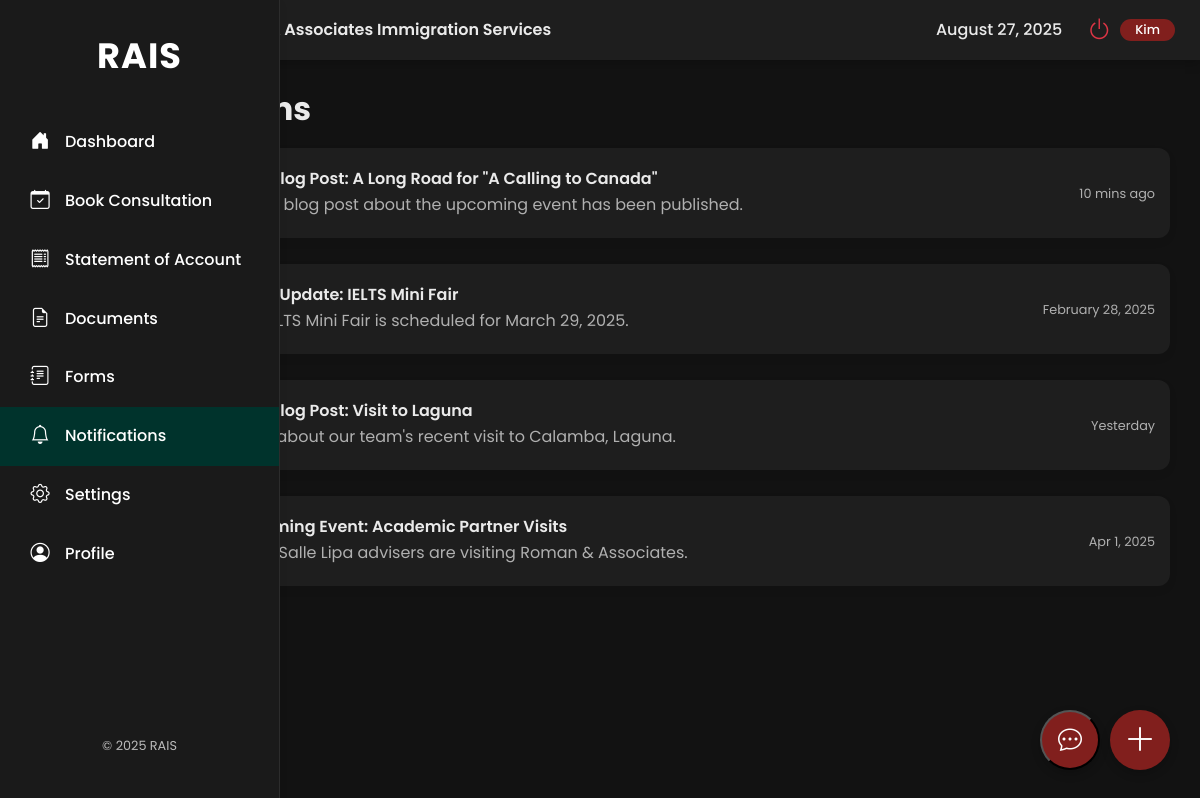
The page /user/notifications.php (signed in) on the database as committed earlier.
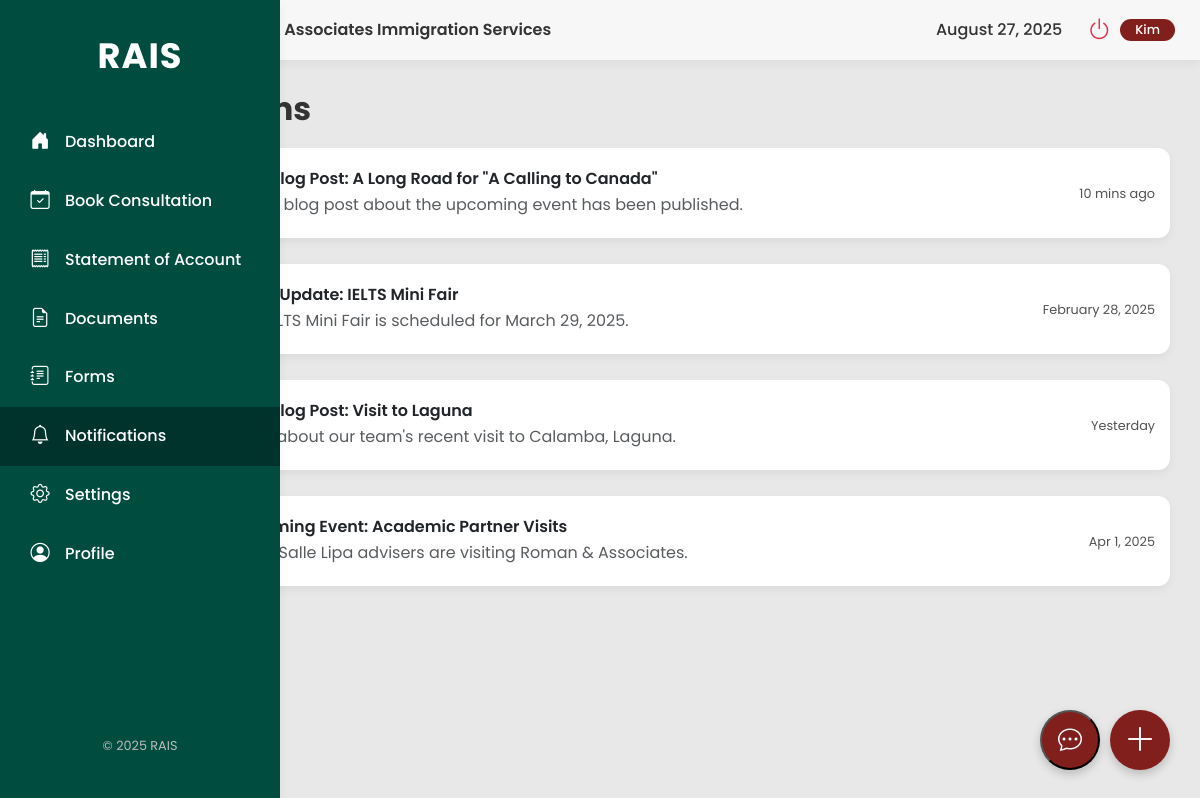
The same page on the database as committed later.
### user/notifications.php (the view, shortened to what the changed rows need)
<?php
include_once '../config.php';
$userId = $_SESSION['id'];
$stmt = $conn->prepare("SELECT firstName, dark_mode FROM users WHERE id = ?");
$stmt->bind_param("i", $userId);
$stmt->execute();
$result = $stmt->get_result();
$user = $result->fetch_assoc();
$darkModeEnabled = $user ? (bool)$user['dark_mode'] : false;
?>
<!doctype html>
<html lang="en">
<head>
    <link href="https://cdn.jsdelivr.net/npm/bootstrap@5.3.3/dist/css/bootstrap.min.css" rel="stylesheet">
    <link rel="stylesheet" href="https://cdn.jsdelivr.net/npm/bootstrap-icons@1.11.3/font/bootstrap-icons.min.css">
</head>
<body class="<?php echo $darkModeEnabled ? 'dark-mode' : ''; ?>">
    <div class="main-wrapper">
        <div class="content-area">
            <div class="header">
                <div class="header-brand d-flex align-items-center">
                    <span class="header-title">Roman & Associates Immigration Services</span>
                </div>
                <div class="user-status d-flex align-items-center gap-2">
                    <div id="headerDate" class="me-3" style="font-weight: 500;"></div>
                    <a href="../logout.php" class="btn btn-link power-btn"><i class="bi bi-power"></i></a>
                    <span class="badge"><?php echo htmlspecialchars($user['firstName']); ?></span>
                </div>
            </div>
            <main class="main-content">
                <h1>Notifications</h1>
                <div class="row g-3">
                    <div class="col-12">
                        <a href="../blog/canada.php" class="text-decoration-none text-dark notification-link">
                            <div class="notification-item">
                                <div class="d-flex align-items-center gap-3">
                                    <div>
                                        <h6 class="notification-title">New Blog Post: A Long Road for "A Calling to Canada"</h6>
                                        <p class="mb-0 text-muted">A new blog post about the upcoming event has been published.</p>
                                    </div>
                                    <div class="ms-auto text-end">
                                        <small class="notification-date">10 mins ago</small>
                                    </div>
                                </div>
                            </div>
                        </a>
                    </div>
                    <div class="col-12">
                        <a href="../blog/mini-fair.php" class="text-decoration-none text-dark notification-link">
                            <div class="notification-item">
                                <div class="d-flex align-items-center gap-3">
                                    <div>
                                        <h6 class="notification-title">Event Update: IELTS Mini Fair</h6>
                                        <p class="mb-0 text-muted">The IELTS Mini Fair is scheduled for March 29, 2025.</p>
                                    </div>
                                    <div class="ms-auto text-end">
                                        <small class="notification-date">February 28, 2025</small>
                                    </div>
                                </div>
                            </div>
                        </a>
                    </div>
                    <div class="col-12">
                        <a href="../blog/calamba.php" class="text-decoration-none text-dark notification-link">
                            <div class="notification-item ">
                                <div class="d-flex align-items-center gap-3">
                                    <div>
                                        <h6 class="notification-title ">New Blog Post: Visit to Laguna</h6>
                                        <p class="mb-0 text-muted">Read about our team's recent visit to Calamba, Laguna.</p>
                                    </div>
                                    <div class="ms-auto text-end">
                                        <small class="notification-date">Yesterday</small>
                                    </div>
                                </div>
                            </div>
                        </a>
                    </div>
                    <div class="col-12">
                        <a href="../blog/la-salle.php" class="text-decoration-none text-dark notification-link">
                            <div class="notification-item">
                                <div class="d-flex align-items-center gap-3">
                                    <div>
                                        <h6 class="notification-title">Upcoming Event: Academic Partner Visits</h6>
                                        <p class="mb-0 text-muted">De La Salle Lipa advisers are visiting Roman & Associates.</p>
                                    </div>
                                    <div class="ms-auto text-end">
                                        <small class="notification-date">Apr 1, 2025</small>
                                    </div>
                                </div>
                            </div>
                        </a>
                    </div>
                </div>
            </main>
        </div>
    </div>
</body>
</html>

Rows that differ between the two databases and show on the page:
changed users "Kim": dark_mode 1 → 0 (drawn)
